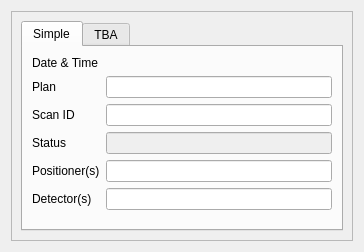
<?xml version="1.0" encoding="UTF-8"?>
<ui version="4.0">
 <class>Form</class>
 <widget class="QWidget" name="Form">
  <property name="geometry">
   <rect>
    <x>0</x>
    <y>0</y>
    <width>364</width>
    <height>252</height>
   </rect>
  </property>
  <property name="windowTitle">
   <string>Form</string>
  </property>
  <layout class="QVBoxLayout" name="verticalLayout_2">
   <item>
    <widget class="QScrollArea" name="scrollArea">
     <property name="widgetResizable">
      <bool>true</bool>
     </property>
     <widget class="QWidget" name="scrollAreaWidgetContents">
      <property name="geometry">
       <rect>
        <x>0</x>
        <y>0</y>
        <width>344</width>
        <height>232</height>
       </rect>
      </property>
      <layout class="QVBoxLayout" name="verticalLayout">
       <item>
        <widget class="QTabWidget" name="tabWidget_2">
         <property name="currentIndex">
          <number>0</number>
         </property>
         <widget class="QWidget" name="TabWidgetPage1">
          <attribute name="title">
           <string>Simple</string>
          </attribute>
          <layout class="QFormLayout" name="formLayout">
           <item row="0" column="0">
            <widget class="QLabel" name="label">
             <property name="toolTip">
              <string>Search for runs between these two dates.</string>
             </property>
             <property name="text">
              <string>Date &amp; Time</string>
             </property>
            </widget>
           </item>
           <item row="1" column="0">
            <widget class="QLabel" name="plan_label">
             <property name="toolTip">
              <string>Search for runs that match this Bluesky plan.</string>
             </property>
             <property name="text">
              <string>Plan</string>
             </property>
            </widget>
           </item>
           <item row="1" column="1">
            <widget class="QLineEdit" name="plan_name">
             <property name="toolTip">
              <string/>
             </property>
            </widget>
           </item>
           <item row="2" column="0">
            <widget class="QLabel" name="scan_id_label">
             <property name="toolTip">
              <string>Search for runs with this scan ID.</string>
             </property>
             <property name="text">
              <string>Scan ID</string>
             </property>
            </widget>
           </item>
           <item row="2" column="1">
            <widget class="QLineEdit" name="scan_id">
             <property name="toolTip">
              <string/>
             </property>
            </widget>
           </item>
           <item row="3" column="0">
            <widget class="QLabel" name="status_label">
             <property name="text">
              <string>Status</string>
             </property>
            </widget>
           </item>
           <item row="3" column="1">
            <widget class="QLineEdit" name="status">
             <property name="enabled">
              <bool>false</bool>
             </property>
             <property name="toolTip">
              <string>It is not possible to filter on the run Status at this time. That information comes from the stop document which is currently not searchable.</string>
             </property>
            </widget>
           </item>
           <item row="4" column="0">
            <widget class="QLabel" name="positioner_label">
             <property name="toolTip">
              <string>Search for runs with these motor(s). Use a comma to separate more than one name. (such as &quot;m1, m2&quot;)</string>
             </property>
             <property name="text">
              <string>Positioner(s)</string>
             </property>
            </widget>
           </item>
           <item row="4" column="1">
            <widget class="QLineEdit" name="positioners">
             <property name="toolTip">
              <string/>
             </property>
            </widget>
           </item>
           <item row="5" column="0">
            <widget class="QLabel" name="detector_label">
             <property name="toolTip">
              <string>Search for runs with these detector(s). Use a comma to separate more than one name. (such as &quot;diode, I0&quot;)</string>
             </property>
             <property name="text">
              <string>Detector(s)</string>
             </property>
            </widget>
           </item>
           <item row="5" column="1">
            <widget class="QLineEdit" name="detectors">
             <property name="toolTip">
              <string/>
             </property>
            </widget>
           </item>
          </layout>
         </widget>
         <widget class="QWidget" name="TabWidgetPage2">
          <attribute name="title">
           <string>TBA</string>
          </attribute>
          <layout class="QHBoxLayout" name="horizontalLayout">
           <item>
            <widget class="QLabel" name="label_2">
             <property name="text">
              <string>Additional search capabilities are planned.</string>
             </property>
            </widget>
           </item>
          </layout>
         </widget>
        </widget>
       </item>
      </layout>
     </widget>
    </widget>
   </item>
  </layout>
 </widget>
 <resources/>
 <connections/>
</ui>
